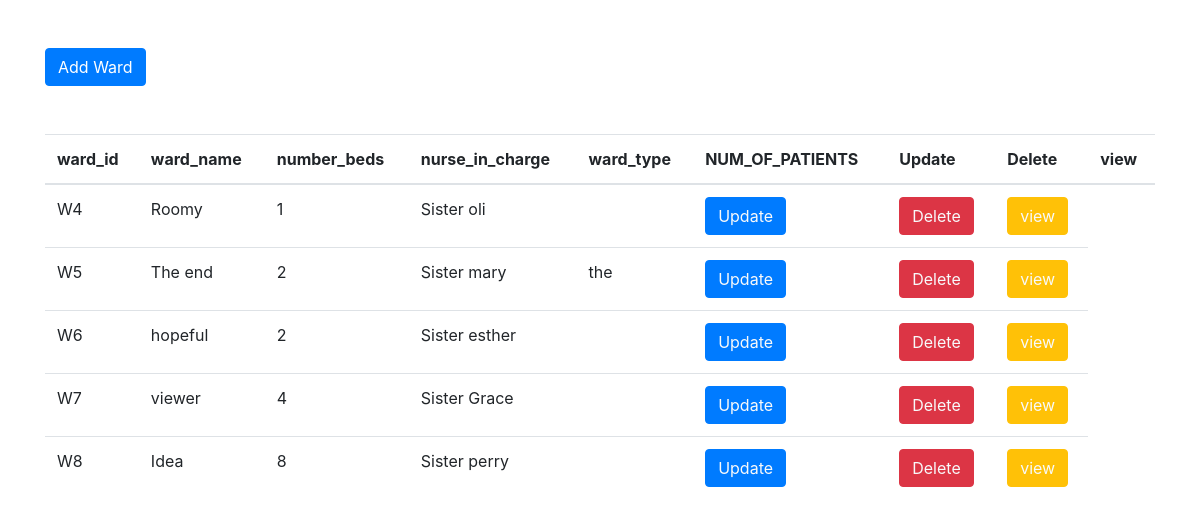
The app's page /display11.php with its own data.
### tables this page shows
CREATE TABLE `ward` (
  `ward_id` varchar(5) NOT NULL,
  `ward_name` varchar(25) DEFAULT NULL,
  `number_beds` int(11) DEFAULT 5,
  `nurse_in_charge` varchar(20) NOT NULL,
  `ward_type` varchar(20) DEFAULT NULL,
  `Remaining_Beds` int(11) DEFAULT NULL
);

### display11.php (the view, shortened to what this page needs)
<?php
include 'dbcon/dbcon.php';
?>
<!DOCTYPE html>
<html lang="en">
<head>
    <link rel="stylesheet" href="https://cdn.jsdelivr.net/npm/bootstrap@4.0.0/dist/css/bootstrap.min.css">
</head>
<body>
    <div class="container">
        <a href="main/ward.php"><button class="btn btn-primary my-5">Add Ward</button></a>
        <table class="table">
            <thead>
                <tr>
                <th scope="col">ward_id</th>
                <th scope="col">ward_name</th>
                <th scope="col">number_beds</th>
                <th scope="col">nurse_in_charge</th>
                <th scope="col">ward_type</th>
                <th scope="col">NUM_OF_PATIENTS</th>
                <th scope="col">Update</th>
                <th scope="col">Delete</th>
                <th scope="col">view</th>
                </tr>
            </thead>
            <tbody>
<?php
$sql="select * from `ward`";
$result=mysqli_query($conn,$sql);
if($result){
     while($row=mysqli_fetch_assoc($result)){
    $ward_id=$row['ward_id'];
    $ward_name=$row['ward_name'];
    $number_beds=$row['number_beds'];
    $nurse_in_charge=$row['nurse_in_charge'];
    $ward_type=$row['ward_type'];
    echo ' <tr scope="row">
                    <td>'.$ward_id.'</td>
                    <td>'.$ward_name.'</td>
                    <td>'.$number_beds.'</td>
                    <td>'.$nurse_in_charge.'</td>
                    <td>'.$ward_type.'</td>
                    <td>
                    <button class="btn btn-primary"><a href="ward_update.php? ward_updateid='.$ward_id.'" class="text-light">Update</a></button>
                    </td>
                    <td>
                    <button class="btn btn-danger"><a href="wardelete.php? ward_deleteid='.$ward_id.'" class="text-light">Delete</a></button>
                    </td>
                    <td>
                    <button class="btn btn-warning"><a href="wardtype.php? view_id='.$ward_id.'" class="text-light">view</a></button>
                    </td>
                </tr>';
     }
}
?>
            </tbody>
        </table>
    </div>
</body>
</html>

### records on screen
ward: ward_id "W4", ward_name "Roomy", number_beds "1", nurse_in_charge "Sister oli"
ward: ward_id "W5", ward_name "The end", number_beds "2", nurse_in_charge "Sister mary", ward_type "the"
ward: ward_id "W6", ward_name "hopeful", number_beds "2", nurse_in_charge "Sister esther"
ward: ward_id "W7", ward_name "viewer", number_beds "4", nurse_in_charge "Sister Grace"
ward: ward_id "W8", ward_name "Idea", number_beds "8", nurse_in_charge "Sister perry"
